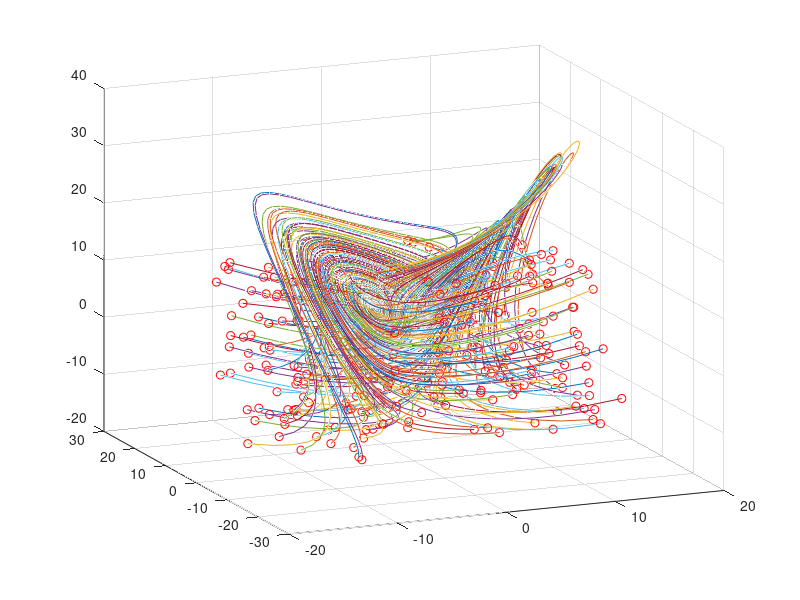

Write MATLAB code to recreate this figure. (Note: this script raises an error after producing the figure.)
clc, clear all, close all

%% Train NN on Lorenz system for r=10,28,35
dt=0.01; T=8; t=0:dt:T;
b=8/3; sig=10; r=10; r_values=[10,28,35];

% r=x(4)
Lorenz = @(t,x)([ sig * (x(2) - x(1))               ; ...
                  r * x(1)-x(1) * x(3) - x(2)       ; ...
                  x(1) * x(2) - b*x(3)                ])   ;              
ode_options = odeset('RelTol',1e-10, 'AbsTol',1e-11);

% training trajectories
input=[]; output=[];
for i=1:3
    r = r_values(i);
    for j=1:100                
        x0=[30*(rand(3,1)-0.5)];
        [t,y] = ode45(Lorenz,t,x0);
        y(:,4) = r*ones([801 1]);
        input=[input; y(1:end-1,:)];
        output=[output; y(2:end,1:3)];
    
        % plot
        plot3(y(:,1),y(:,2),y(:,3)), hold on
        plot3(x0(1),x0(2),x0(3),'ro')
    end
end
grid on, view(-23,18)
%% Train NN

net = feedforwardnet([10 10 10]);
net.layers{1}.transferFcn = 'logsig';
net.layers{2}.transferFcn = 'radbas';
net.layers{3}.transferFcn = 'purelin';
net.trainParam.epochs=100;
net = train(net,input.',output.');

%% NN prediction rho=10
r=10;

% training trajectories
input=[]; output=[];
for j=1:100                
    x0=[30*(rand(3,1)-0.5)];
    [t,y] = ode45(Lorenz,t,x0);
    y(:,4) = r*ones([801 1]);
    input=[input; y(1:end-1,:)];
    output=[output; y(2:end,1:3)];

    % plot
    plot3(y(:,1),y(:,2),y(:,3)), hold on
    plot3(x0(1),x0(2),x0(3),'ro')
end
grid on, view(-23,18)

figure()
x0=[20*(rand(3,1)-0.5)];
[t,y] = ode45(Lorenz,t,x0);
y(:,4) = r*ones([801 1]);
plot3(y(:,1),y(:,2),y(:,3)), hold on
plot3(x0(1),x0(2),x0(3),'ro','Linewidth',[2])
grid on

x0 = [x0;r];
ynn(1,:)=x0(1:3);
for jj=2:length(t)
    y0=net(x0);
    ynn(jj,:)=y0.'; 
    x0=y0;
    x0=[x0;r];
end
plot3(ynn(:,1),ynn(:,2),ynn(:,3),':','Linewidth',[2])
legend('ODE45', 'NN')

%% NN prediction rho=28
r=28;

% training trajectories
input=[]; output=[];
for j=1:100                
    x0=[30*(rand(3,1)-0.5)];
    [t,y] = ode45(Lorenz,t,x0);
    y(:,4) = r*ones([801 1]);
    input=[input; y(1:end-1,:)];
    output=[output; y(2:end,1:3)];

    % plot
    plot3(y(:,1),y(:,2),y(:,3)), hold on
    plot3(x0(1),x0(2),x0(3),'ro')
end
grid on, view(-23,18)

figure()
x0=[20*(rand(3,1)-0.5)];
[t,y] = ode45(Lorenz,t,x0);
y(:,4) = r*ones([801 1]);
plot3(y(:,1),y(:,2),y(:,3)), hold on
plot3(x0(1),x0(2),x0(3),'ro','Linewidth',[2])
grid on

x0 = [x0;r];
ynn(1,:)=x0(1:3);
for jj=2:length(t)
    y0=net(x0);
    ynn(jj,:)=y0.'; 
    x0=y0;
    x0=[x0;r];
end
plot3(ynn(:,1),ynn(:,2),ynn(:,3),':','Linewidth',[2])
legend('ODE45', 'NN')

%% NN prediction rho=35
r=35;

% training trajectories
input=[]; output=[];
for j=1:100                
    x0=[30*(rand(3,1)-0.5)];
    [t,y] = ode45(Lorenz,t,x0);
    y(:,4) = r*ones([801 1]);
    input=[input; y(1:end-1,:)];
    output=[output; y(2:end,1:3)];

    % plot
    plot3(y(:,1),y(:,2),y(:,3)), hold on
    plot3(x0(1),x0(2),x0(3),'ro')
end
grid on, view(-23,18)

figure()
x0=[20*(rand(3,1)-0.5)];
[t,y] = ode45(Lorenz,t,x0);
y(:,4) = r*ones([801 1]);
plot3(y(:,1),y(:,2),y(:,3)), hold on
plot3(x0(1),x0(2),x0(3),'ro','Linewidth',[2])
grid on

x0 = [x0;r];
ynn(1,:)=x0(1:3);
for jj=2:length(t)
    y0=net(x0);
    ynn(jj,:)=y0.'; 
    x0=y0;
    x0=[x0;r];
end
plot3(ynn(:,1),ynn(:,2),ynn(:,3),':','Linewidth',[2])
legend('ODE45', 'NN')

%% NN prediction rho=17
r=17;

% training trajectories
input=[]; output=[];
for j=1:100                
    x0=[30*(rand(3,1)-0.5)];
    [t,y] = ode45(Lorenz,t,x0);
    y(:,4) = r*ones([801 1]);
    input=[input; y(1:end-1,:)];
    output=[output; y(2:end,1:3)];

    % plot
    plot3(y(:,1),y(:,2),y(:,3)), hold on
    plot3(x0(1),x0(2),x0(3),'ro')
end
grid on, view(-23,18)

figure()
x0=[20*(rand(3,1)-0.5)];
[t,y] = ode45(Lorenz,t,x0);
y(:,4) = r*ones([801 1]);
plot3(y(:,1),y(:,2),y(:,3)), hold on
plot3(x0(1),x0(2),x0(3),'ro','Linewidth',[2])
grid on

x0 = [x0;r];
ynn(1,:)=x0(1:3);
for jj=2:length(t)
    y0=net(x0);
    ynn(jj,:)=y0.'; 
    x0=y0;
    x0=[x0;r];
end
plot3(ynn(:,1),ynn(:,2),ynn(:,3),':','Linewidth',[2])
legend('ODE45', 'NN')

%% NN prediction rho=40
r=40;

% training trajectories
input=[]; output=[];
for j=1:100                
    x0=[30*(rand(3,1)-0.5)];
    [t,y] = ode45(Lorenz,t,x0);
    y(:,4) = r*ones([801 1]);
    input=[input; y(1:end-1,:)];
    output=[output; y(2:end,1:3)];

    % plot
    plot3(y(:,1),y(:,2),y(:,3)), hold on
    plot3(x0(1),x0(2),x0(3),'ro')
end
grid on, view(-23,18)

figure()
x0=[20*(rand(3,1)-0.5)];
[t,y] = ode45(Lorenz,t,x0);
y(:,4) = r*ones([801 1]);
plot3(y(:,1),y(:,2),y(:,3)), hold on
plot3(x0(1),x0(2),x0(3),'ro','Linewidth',[2])
grid on

x0 = [x0;r];
ynn(1,:)=x0(1:3);
for jj=2:length(t)
    y0=net(x0);
    ynn(jj,:)=y0.'; 
    x0=y0;
    x0=[x0;r];
end
plot3(ynn(:,1),ynn(:,2),ynn(:,3),':','Linewidth',[2])
legend('ODE45', 'NN')

%% Hundred NN r=17
r=17;

% training trajectories
input=[]; output=[];
for j=1:100                
    x0=[30*(rand(3,1)-0.5)];
    [t,y] = ode45(Lorenz,t,x0);
    y(:,4) = r*ones([801 1]);

    % nn
    x0=[20*(rand(3,1)-0.5)];
    [t,y] = ode45(Lorenz,t,x0);
    y(:,4) = r*ones([801 1]);
    
    x0 = [x0;r];
    ynn(1,:)=x0(1:3);
    for jj=2:length(t)
        y0=net(x0);
        ynn(jj,:)=y0.'; 
        x0=y0;
        x0=[x0;r];
    end
end

mse = mean(mean( (y(:,1:3) - ynn(:,1:3)).^2 ));

%% Hundred NN r=40
r=40;

% training trajectories
input=[]; output=[];
for j=1:100                
    x0=[30*(rand(3,1)-0.5)];
    [t,y] = ode45(Lorenz,t,x0);
    y(:,4) = r*ones([801 1]);

    % nn
    x0=[20*(rand(3,1)-0.5)];
    [t,y] = ode45(Lorenz,t,x0);
    y(:,4) = r*ones([801 1]);
    
    x0 = [x0;r];
    ynn(1,:)=x0(1:3);
    for jj=2:length(t)
        y0=net(x0);
        ynn(jj,:)=y0.'; 
        x0=y0;
        x0=[x0;r];
    end
end

mse = mean(mean( (y(:,1:3) - ynn(:,1:3)).^2 ));

